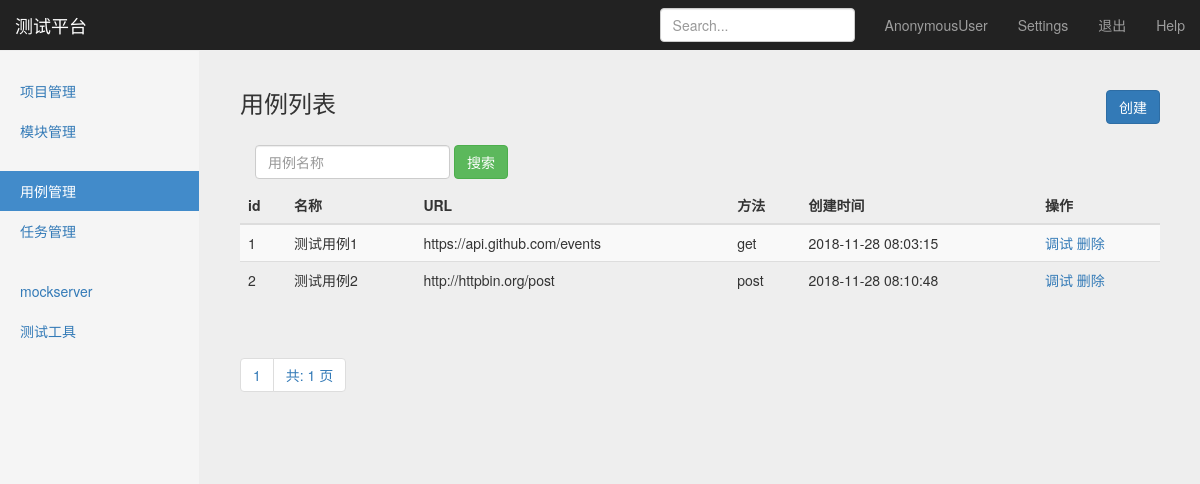
/interface/search_case_name/, run on an earlier commit of the app's database.
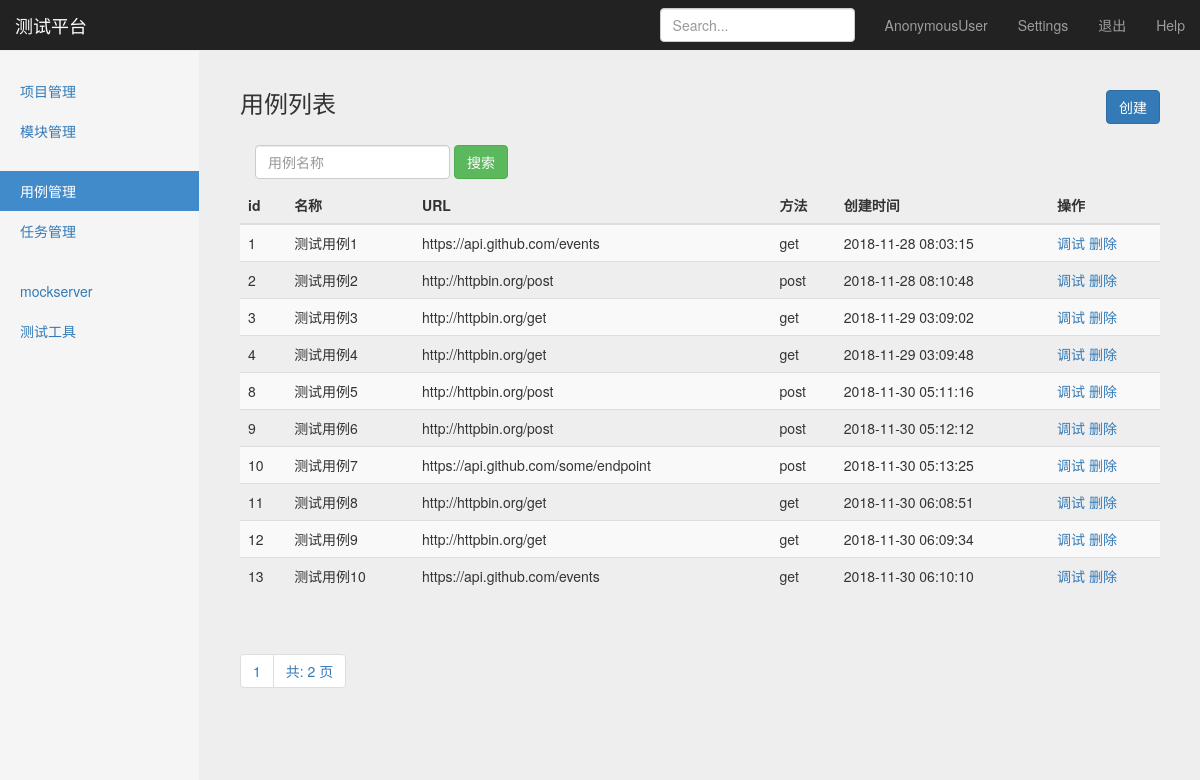
And on a later commit of the database.
### interface_app/models.py (models this page shows, shortened)
class TestCase(models.Model):
    module = models.ForeignKey(Module, on_delete=models.CASCADE)
    name = models.CharField("名称", max_length=1000, blank=False, default="")
    url = models.TextField("URL", default="")
    req_method = models.CharField("请求方法", max_length=10, default="")
    req_type = models.CharField("参数类型",max_length=10, default="")
    req_header = models.TextField("header",default="")
    req_parameter = models.TextField("参数", default="")
    response_assert = models.TextField("验证", default="")
    create_time = models.DateTimeField("创建时间",auto_now_add=True)

### interface_app/views/testcase_views.py (the view)
# urls.py: path('search_case_name/', testcase_views.search_case_name),
def search_case_name(request):
    if request.method == "GET":
        case_name = request.GET.get('case_name', "")
        cases = TestCase.objects.filter(name__contains=case_name)
        paginator = Paginator(cases, 10)
        page = request.GET.get('page')
        try:
            contacts = paginator.page(page)
        except PageNotAnInteger:
            contacts = paginator.page(1)
        except EmptyPage:
            contacts = paginator.page(paginator.num_pages)
        return render(request, "case_manage.html",{
            "type": "list",
            "testcases": contacts,
            "case_name": case_name,
        })
    else:
        return HttpResponse("404")

### templates/case_manage.html (shortened to what this page needs)
{% extends "base.html" %}
{% block content %}
    <nav class="navbar navbar-inverse navbar-fixed-top">
      <div class="container-fluid">
        <div class="navbar-header">
          <a class="navbar-brand" href="#">测试平台</a>
        </div>
        <div id="navbar" class="navbar-collapse collapse">
          <ul class="nav navbar-nav navbar-right">
            <li><a href="#">{{ user }}</a></li>
            <li><a href="#">Settings</a></li>
            <li><a href="/logout/">退出</a></li>
            <li><a href="#">Help</a></li>
          </ul>
          <form class="navbar-form navbar-right">
            <input type="text" class="form-control" placeholder="Search...">
          </form>
        </div>
      </div>
    </nav>
    <div class="container-fluid">
      <div class="row">
        <div class="col-sm-3 col-md-2 sidebar">
          <ul class="nav nav-sidebar">
            <li><a href="/manage/project_manage/" id="project_manage">项目管理</a></li>
              <li><a href="/manage/module_manage/" id="module_manage">模块管理</a></li>
          </ul>
          <ul class="nav nav-sidebar">
            <li class="active"><a href="#" id="case_manage">用例管理</a></li>
            <li><a href="/interface/task_manage/" id="task_manage">任务管理</a></li>
          </ul>
          <ul class="nav nav-sidebar">
            <li><a href="">mockserver</a></li>
            <li><a href="">测试工具</a></li>
          </ul>
        </div>
        {% if type == 'list' %}
        <div class="col-sm-9 col-sm-offset-3 col-md-10 col-md-offset-2 main">
          <h3 class="sub-header">用例列表
              <button type="button" class="btn btn-primary" style="float: right;"
                      onclick="window.location.href='/interface/add_case'">创建</button>
          </h3>
          <div class="table-responsive">
              <form class="navbar-form" method="get" action="/interface/search_case_name/">
                  <div class="form-group">
                      <input name="case_name" type="text" placeholder="用例名称" class="form-control">
                  </div>
                  <button type="submit" class="btn btn-success">搜索</button>
              </form>
            <table class="table table-striped">
              <thead>
                <tr>
                  <th>id</th>
                  <th>名称</th>
                  <th>URL</th>
                  <th>方法</th>
                  <th>创建时间</th>
                  <th>操作</th>
                </tr>
              </thead>
              <tbody>
              {% for case in testcases %}
              <tr>
                  <td>{{ case.id }}</td>
                  <td>{{ case.name }}</td>
                  <td>{{ case.url }}</td>
                  <td>{{ case.req_method }}</td>
                  <td>{{ case.create_time | date:"Y-m-d H:i:s" }}</td>
                  <td>
                      <a href="/interface/debug_case/{{ case.id }}/">调试</a>
                      <a href="/interface/debug_case/{{ case.id }}/">删除</a>
                  </td>
              </tr>
              {% endfor %}
              </tbody>
            </table>
          </div>
        <div class="pagination">
            <span class="step-links">
                <ul class="pagination">
                    <li><a href="#">{{ testcases.number }}</a></li>
                    <li><a href="#">共: {{ testcases.paginator.num_pages }} 页</a></li>
                </ul>
            </span>
        </div>
        </div>
      {% endif %}
      </div>
    </div>
{% endblock %}

What changed in the data, as far as the page shows it:
added TestCase: id "3", name "测试用例3", url "http://httpbin.org/get", req_method "get", create_time "2018-11-29 03:09:02"
added TestCase: id "4", name "测试用例4", url "http://httpbin.org/get", req_method "get", create_time "2018-11-29 03:09:48"
added TestCase: id "8", name "测试用例5", url "http://httpbin.org/post", req_method "post", create_time "2018-11-30 05:11:16"
added TestCase: id "9", name "测试用例6", url "http://httpbin.org/post", req_method "post", create_time "2018-11-30 05:12:12"
added TestCase: id "10", name "测试用例7", url "https://api.github.com/some/endpoint", req_method "post", create_time "2018-11-30 05:13:25"
added TestCase: id "11", name "测试用例8", url "http://httpbin.org/get", req_method "get", create_time "2018-11-30 06:08:51"
added TestCase: id "12", name "测试用例9", url "http://httpbin.org/get", req_method "get", create_time "2018-11-30 06:09:34"
added TestCase: id "13", name "测试用例10", url "https://api.github.com/events", req_method "get", create_time "2018-11-30 06:10:10"
Also different on the page:
{{ testcases.paginator.num_pages }}: "1" → "2"
